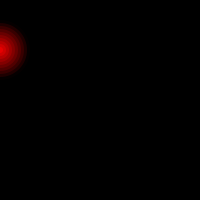
Frame 1 (no input)
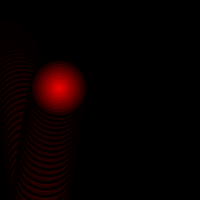
Frame 60 (the mouse pressed at the canvas centre just before this capture)
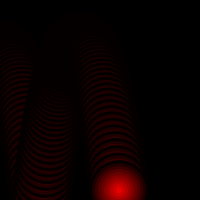
Frame 120 (the mouse held since frame 60 and released just before this capture)

The Processing sketch that drew these frames (run headless with seeded random() and noise(); from frame 60 on, the mouse is pressed at the canvas centre):

// Processing sketch: Part4_1_2
// ── Part4_1_2.pde
float x;
float y;
float vy;
int mode;

void setup(){
  size(200, 200);
  frameRate(30);
  x = 0;
  y = 50;
  mode = 0;
  vy = 0;
  background(0, 0, 0);
}

void draw(){
  rect(0, 0, 0, 20);
  for(int i=10; i>0; i--){
    noStroke();
    fill(255-i*25, 0, 0);
    ellipse(x, y, i*6, i*6);
  }
  y += vy;
  vy += 0.2;
  x += 1;
  
  if(y>200){
    vy = -vy;
  }
}
